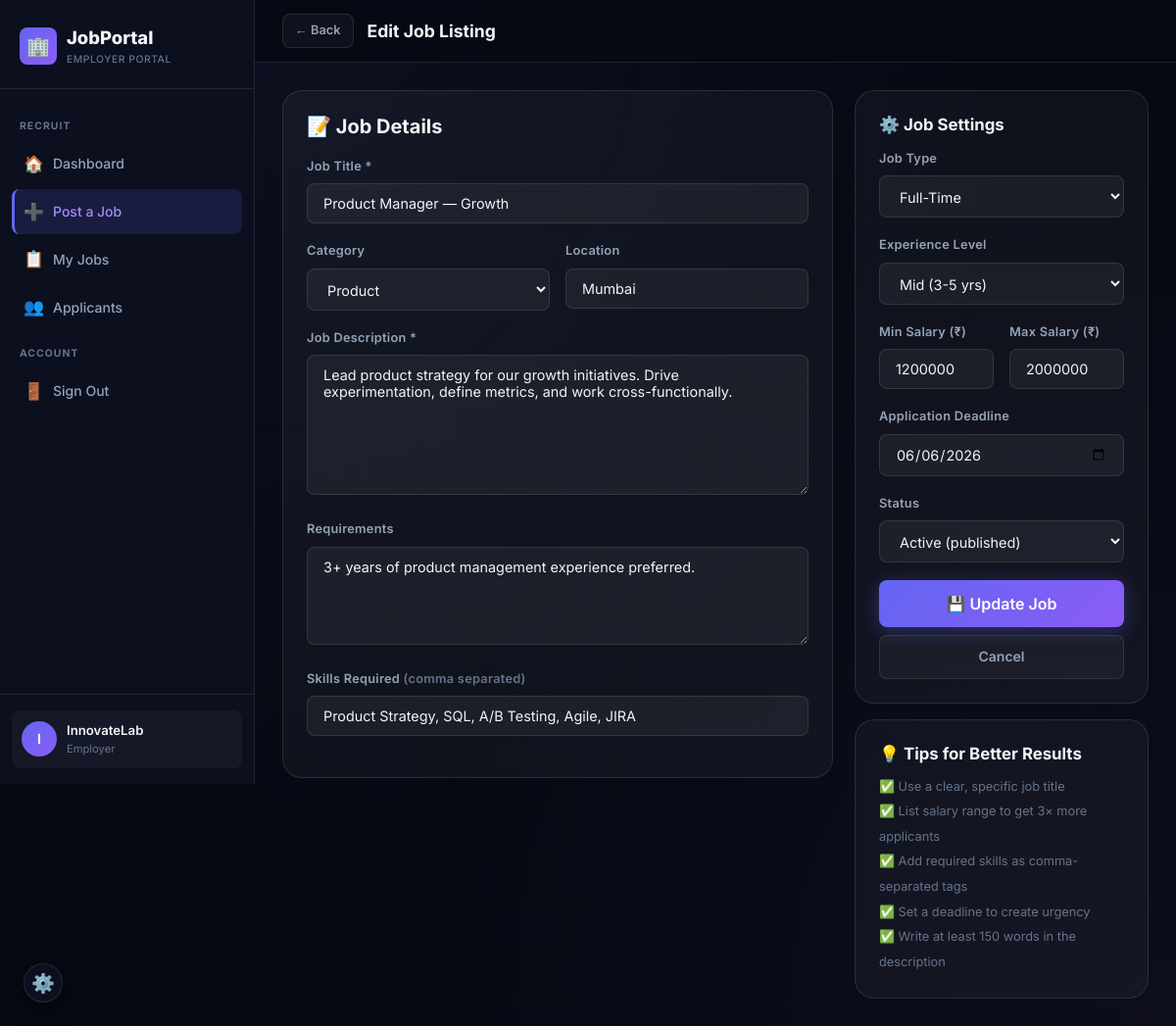
/employer/post-job.php?edit=3 (signed in), run on the app's committed database.
### tables this page shows
CREATE TABLE IF NOT EXISTS users (
    id              INT AUTO_INCREMENT PRIMARY KEY,
    name            VARCHAR(100)  NOT NULL,
    email           VARCHAR(150)  UNIQUE NOT NULL,
    password_hash   VARCHAR(255)  NOT NULL,
    role            ENUM('student','employer','admin') NOT NULL DEFAULT 'student',
    phone           VARCHAR(20),
    location        VARCHAR(100),
    bio             TEXT,
    skills          TEXT,
    experience_level ENUM('fresher','junior','mid','senior') DEFAULT 'fresher',
    resume_path     VARCHAR(255),
    company_name    VARCHAR(150),
    company_website VARCHAR(255),
    company_size    VARCHAR(50),
    industry        VARCHAR(100),
    profile_pic     VARCHAR(255),
    is_active       TINYINT(1)    NOT NULL DEFAULT 1,
    created_at      TIMESTAMP     DEFAULT CURRENT_TIMESTAMP,
    updated_at      TIMESTAMP     DEFAULT CURRENT_TIMESTAMP ON UPDATE CURRENT_TIMESTAMP
);

CREATE TABLE IF NOT EXISTS jobs (
    id               INT AUTO_INCREMENT PRIMARY KEY,
    employer_id      INT          NOT NULL,
    title            VARCHAR(200) NOT NULL,
    description      TEXT         NOT NULL,
    requirements     TEXT,
    skills_required  TEXT,
    category         VARCHAR(100),
    location         VARCHAR(100),
    salary_min       INT          DEFAULT 0,
    salary_max       INT          DEFAULT 0,
    experience_level ENUM('any','fresher','junior','mid','senior') DEFAULT 'any',
    job_type         ENUM('full-time','part-time','internship','contract','remote') DEFAULT 'full-time',
    status           ENUM('active','closed','draft') DEFAULT 'active',
    views            INT          DEFAULT 0,
    deadline         DATE,
    created_at       TIMESTAMP    DEFAULT CURRENT_TIMESTAMP,
    updated_at       TIMESTAMP    DEFAULT CURRENT_TIMESTAMP ON UPDATE CURRENT_TIMESTAMP,
    FOREIGN KEY (employer_id) REFERENCES users(id) ON DELETE CASCADE
);

### auth.php (called while the page is built, shortened)
<?php
function e(string $str): string {
    return htmlspecialchars($str, ENT_QUOTES | ENT_SUBSTITUTE, 'UTF-8');
}
?>

### employer/post-job.php (the view, shortened to what this page needs)
<?php
require_once __DIR__ . '/../config.php';
require_once __DIR__ . '/../auth.php';
$uid   = $_SESSION['user_id'];
$me    = $pdo->prepare("SELECT * FROM users WHERE id=?"); $me->execute([$uid]); $me=$me->fetch();
$editId= (int)($_GET['edit'] ?? 0);
$job   = null;
if ($editId) {
    $jq = $pdo->prepare("SELECT * FROM jobs WHERE id=? AND employer_id=?");
    $jq->execute([$editId, $uid]);
    $job = $jq->fetch();
}
$v = fn($field) => e($job[$field] ?? $_POST[$field] ?? '');
?>
<!DOCTYPE html>
<html lang="en">
<head>
  <link rel="stylesheet" href="../assets/style.css">
</head>
<body>
<div class="app-shell">
<aside class="sidebar" id="sidebar">
  <div class="sidebar-brand">
    <div class="brand-icon">🏢</div>
    <div><div class="brand-name">JobPortal</div><div class="brand-tag">EMPLOYER PORTAL</div></div>
  </div>
  <nav class="sidebar-nav">
    <div class="nav-section-label">Recruit</div>
    <a class="nav-item" href="dashboard.php"><span class="icon">🏠</span> Dashboard</a>
    <a class="nav-item active" href="post-job.php"><span class="icon">➕</span> Post a Job</a>
    <a class="nav-item" href="my-jobs.php"><span class="icon">📋</span> My Jobs</a>
    <a class="nav-item" href="applicants.php"><span class="icon">👥</span> Applicants</a>
    <div class="nav-section-label">Account</div>
    <a class="nav-item" href="../logout.php"><span class="icon">🚪</span> Sign Out</a>
  </nav>
  <div class="sidebar-footer">
    <div class="user-info">
      <div class="avatar"><?=mb_strtoupper(mb_substr($me['company_name']??$me['name'],0,1))?></div>
      <div><div class="user-name"><?=e($me['company_name']??$me['name'])?></div><div class="user-role">Employer</div></div>
    </div>
  </div>
</aside>
<main class="main-content">
  <div class="topbar">
    <div class="topbar-left">
      <?php if($editId): ?><a href="my-jobs.php" class="btn btn-ghost btn-sm">← Back</a><?php endif; ?>
      <h1 class="page-title"><?=$editId?'Edit Job Listing':'Post a New Job'?></h1>
    </div>
  </div>
  <div class="page-content">
    <form method="POST" class="animate-in">
      <div style="display:grid;grid-template-columns:1fr 300px;gap:22px;align-items:start;">
        <div>
          <div class="card card-p mb-16">
            <h3 style="margin-bottom:18px;">📝 Job Details</h3>
            <div class="form-group">
              <label class="form-label">Job Title *</label>
              <input name="title" type="text" class="form-control" placeholder="e.g. Senior Frontend Developer" value="<?=$v('title')?>" required>
            </div>
            <div class="form-row col-2">
              <div class="form-group">
                <label class="form-label">Category</label>
                <select name="category" class="form-control">
                  <?php foreach(['Engineering','Product','Design','Analytics','Marketing','Sales','HR','Finance','Operations','Other'] as $cat): ?>
                    <option value="<?=$cat?>" <?=$v('category')===$cat?'selected':''?>><?=$cat?></option>
                  <?php endforeach; ?>
                </select>
              </div>
              <div class="form-group">
                <label class="form-label">Location</label>
                <input name="location" type="text" class="form-control" placeholder="City or Remote" value="<?=$v('location')?>">
              </div>
            </div>
            <div class="form-group">
              <label class="form-label">Job Description *</label>
              <textarea name="description" class="form-control" rows="7"
                placeholder="Describe the role, responsibilities, team culture, and what makes this a great opportunity…" required><?=$v('description')?></textarea>
            </div>
            <div class="form-group">
              <label class="form-label">Requirements</label>
              <textarea name="requirements" class="form-control" rows="4"
                placeholder="Education, years of experience, certifications required…"><?=$v('requirements')?></textarea>
            </div>
            <div class="form-group">
              <label class="form-label">Skills Required <span class="text-muted">(comma separated)</span></label>
              <input name="skills_required" type="text" class="form-control"
                     placeholder="e.g. React, Node.js, MySQL, AWS"
                     value="<?=$v('skills_required')?>">
            </div>
          </div>
        </div>
        <div>
          <div class="card card-p mb-16">
            <h4 style="margin-bottom:14px;">⚙️ Job Settings</h4>
            <div class="form-group">
              <label class="form-label">Job Type</label>
              <select name="job_type" class="form-control">
                <?php foreach(['full-time'=>'Full-Time','part-time'=>'Part-Time','internship'=>'Internship','contract'=>'Contract','remote'=>'Remote'] as $k=>$l): ?>
                  <option value="<?=$k?>" <?=$v('job_type')===$k?'selected':''?>><?=$l?></option>
                <?php endforeach; ?>
              </select>
            </div>
            <div class="form-group">
              <label class="form-label">Experience Level</label>
              <select name="experience_level" class="form-control">
                <?php foreach(['any'=>'Any Level','fresher'=>'Fresher','junior'=>'Junior (1-3 yrs)','mid'=>'Mid (3-5 yrs)','senior'=>'Senior (5+ yrs)'] as $k=>$l): ?>
                  <option value="<?=$k?>" <?=$v('experience_level')===$k?'selected':''?>><?=$l?></option>
                <?php endforeach; ?>
              </select>
            </div>
            <div class="form-row col-2">
              <div class="form-group">
                <label class="form-label">Min Salary (₹)</label>
                <input name="salary_min" type="number" class="form-control" placeholder="500000" min="0" value="<?=$v('salary_min')?>">
              </div>
              <div class="form-group">
                <label class="form-label">Max Salary (₹)</label>
                <input name="salary_max" type="number" class="form-control" placeholder="1200000" min="0" value="<?=$v('salary_max')?>">
              </div>
            </div>
            <div class="form-group">
              <label class="form-label">Application Deadline</label>
              <input name="deadline" type="date" class="form-control"
                     min="<?=date('Y-m-d')?>"
                     value="<?=$v('deadline')?>">
            </div>
            <div class="form-group">
              <label class="form-label">Status</label>
              <select name="status" class="form-control">
                <?php foreach(['active'=>'Active (published)','draft'=>'Draft (hidden)','closed'=>'Closed'] as $k=>$l): ?>
                  <option value="<?=$k?>" <?=$v('status')===$k?'selected':''?>><?=$l?></option>
                <?php endforeach; ?>
              </select>
            </div>
            <button type="submit" class="btn btn-primary btn-block btn-lg" id="submitBtn">
              <?=$editId?'💾 Update Job':'🚀 Publish Job'?>
            </button>
            <?php if($editId): ?>
              <a href="my-jobs.php" class="btn btn-ghost btn-block" style="margin-top:8px;">Cancel</a>
            <?php endif; ?>
          </div>
          <div class="card card-p">
            <h4 style="margin-bottom:10px;">💡 Tips for Better Results</h4>
            <ul style="list-style:none;font-size:0.8rem;color:var(--text-muted);line-height:2;">
              <li>✅ Use a clear, specific job title</li>
              <li>✅ List salary range to get 3× more applicants</li>
              <li>✅ Add required skills as comma-separated tags</li>
              <li>✅ Set a deadline to create urgency</li>
              <li>✅ Write at least 150 words in the description</li>
            </ul>
          </div>
        </div>
      </div>
    </form>
  </div>
</main>
</div>
</body>
</html>

### data on the page
users: company_name "I", company_name "InnovateLab"
jobs: title "Product Manager — Growth", category "Product", location "Mumbai", description "Lead product strategy for our growth initiatives. Drive experimentation, define metrics, and work cross-functionally.", requirements "3+ years of product management experience preferred.", skills_required "Product Strategy, SQL, A/B Testing, Agile, JIRA", job_type "Full-Time", experience_level "Mid (3-5 yrs)", salary_min "1200000", salary_max "2000000", deadline "06/06/2026", status "Active (published)"
